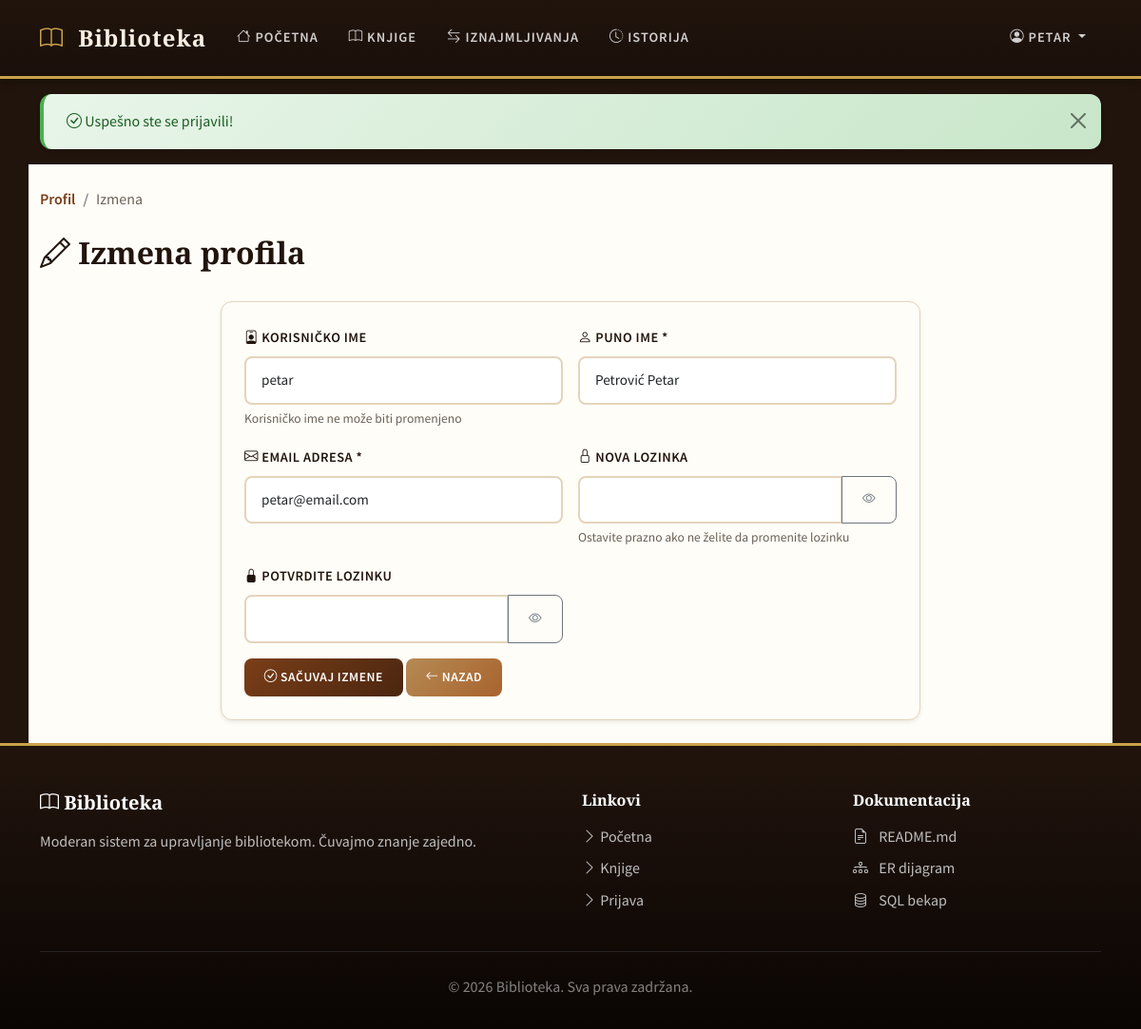
Page /index.php?page=user_edit&id=4 (signed in) on the committed database.
### tables this page shows
CREATE TABLE `users` (
    `id` INT UNSIGNED NOT NULL AUTO_INCREMENT,
    `username` VARCHAR(50) NOT NULL,
    `password` VARCHAR(255) NOT NULL,
    `email` VARCHAR(100) NOT NULL,
    `full_name` VARCHAR(100) NOT NULL,
    `role` ENUM('user', 'employee') NOT NULL DEFAULT 'user',
    `created_at` TIMESTAMP NOT NULL DEFAULT CURRENT_TIMESTAMP,
    PRIMARY KEY (`id`),
    UNIQUE KEY `uk_username` (`username`),
    UNIQUE KEY `uk_email` (`email`)
);

### controllers/BaseController.php (called while the page is built)
<?php
class BaseController {
    protected $viewBasePath;
    public function __construct($viewBasePath) {
        $this->viewBasePath = rtrim($viewBasePath, '/');
    }
    protected function render($viewPath) {
        require $this->viewBasePath . '/' . ltrim($viewPath, '/');
    }
}

### controllers/UserController.php (called while the page is built, shortened)
<?php
class UserController extends BaseController {
    public function edit() {
        $this->render('users/edit.php');
    }
}

### index.php (called while the page is built, shortened)
<?php
require_once __DIR__ . '/config/database.php';
require_once __DIR__ . '/helpers/functions.php';
require_once __DIR__ . '/models/User.php';
require_once __DIR__ . '/controllers/BaseController.php';
require_once __DIR__ . '/controllers/UserController.php';
$page = $_GET['page'] ?? 'home';
require_once __DIR__ . '/views/layouts/header.php';
$viewBasePath = __DIR__ . '/views';
$routes = [
    'home' => [new PageController($viewBasePath), 'home'],
    'login' => [new PageController($viewBasePath), 'login'],
    'register' => [new PageController($viewBasePath), 'register'],
    'logout' => [new PageController($viewBasePath), 'logout'],
    'books' => [new BookController($viewBasePath), 'index'],
    'book_show' => [new BookController($viewBasePath), 'show'],
    'book_create' => [new BookController($viewBasePath), 'create'],
    'book_edit' => [new BookController($viewBasePath), 'edit'],
    'book_delete' => [new BookController($viewBasePath), 'delete'],
    'rentals' => [new RentalController($viewBasePath), 'index'],
    'rental_create' => [new RentalController($viewBasePath), 'create'],
    'rental_return' => [new RentalController($viewBasePath), 'returnBook'],
    'rental_history' => [new RentalController($viewBasePath), 'history'],
    'users' => [new UserController($viewBasePath), 'index'],
    'user_profile' => [new UserController($viewBasePath), 'profile'],
    'user_edit' => [new UserController($viewBasePath), 'edit'],
    'user_delete' => [new UserController($viewBasePath), 'delete'],
    'statistics' => [new StatisticsController($viewBasePath), 'index'],
];
$route = $routes[$page] ?? [new PageController($viewBasePath), 'notFound'];
call_user_func($route);
require_once __DIR__ . '/views/layouts/footer.php';
?>

### config/database.php (called while the page is built, shortened)
<?php
class Database {
    private static $instance = null;
    private $connection;
    private function __construct() {
        try {
            $dsn = "mysql:host=" . DB_HOST . ";port=" . DB_PORT . ";dbname=" . DB_NAME . ";charset=utf8mb4";
            $this->connection = new PDO($dsn, DB_USER, DB_PASS, [
                PDO::ATTR_ERRMODE => PDO::ERRMODE_EXCEPTION,
                PDO::ATTR_DEFAULT_FETCH_MODE => PDO::FETCH_ASSOC,
                PDO::ATTR_EMULATE_PREPARES => false
            ]);
        } catch (PDOException $e) {
            error_log('Greška pri konekciji sa bazom: ' . $e->getMessage());
            die('Konekcija sa bazom trenutno nije dostupna. Proverite podešavanja u config/database.php.');
        }
    }
    public static function getInstance() {
        if (self::$instance === null) {
            self::$instance = new self();
        }
        return self::$instance;
    }
    public function getConnection() {
        return $this->connection;
    }
}
function getDB() {
    return Database::getInstance()->getConnection();
}

### models/User.php (called while the page is built, shortened)
<?php
class User {
    private $db;
    public function __construct() {
        $this->db = getDB();
    }
    public function getById($id) {
        $stmt = $this->db->prepare("SELECT id, username, email, full_name, role, created_at FROM users WHERE id = ?");
        $stmt->execute([$id]);
        return $stmt->fetch();
    }
}

### helpers/functions.php (called while the page is built, shortened)
<?php
function e($string) {
    return htmlspecialchars($string, ENT_QUOTES, 'UTF-8');
}

### views/users/edit.php (the view, shortened to what this page needs)
<?php
$userModel = new User();
$userId = intval($_GET['id'] ?? $_SESSION['user_id']);
$korisnik = $userModel->getById($userId);
?>
<div class="row mb-4">
    <div class="col-12">
        <nav aria-label="breadcrumb">
            <ol class="breadcrumb">
                <li class="breadcrumb-item"><a href="/index.php?page=user_profile&id=<?= $korisnik['id'] ?>">Profil</a></li>
                <li class="breadcrumb-item active">Izmena</li>
            </ol>
        </nav>
        <h2><i class="bi bi-pencil"></i> Izmena profila</h2>
    </div>
</div>
<div class="row justify-content-center">
    <div class="col-md-8">
        <div class="card">
            <div class="card-body">
                <form method="POST" action="/index.php?page=user_edit&id=<?= $korisnik['id'] ?>">
                    <div class="row g-3">
                        <div class="col-md-6">
                            <label class="form-label">
                                <i class="bi bi-person-badge"></i> Korisničko ime
                            </label>
                            <input type="text" class="form-control" value="<?= e($korisnik['username']) ?>" readonly>
                            <div class="form-text">Korisničko ime ne može biti promenjeno</div>
                        </div>
                        <div class="col-md-6">
                            <label for="full_name" class="form-label">
                                <i class="bi bi-person"></i> Puno ime *
                            </label>
                            <input type="text" class="form-control" id="full_name" name="full_name"
                                   value="<?= e($_POST['full_name'] ?? $korisnik['full_name']) ?>" required>
                        </div>
                        <div class="col-md-6">
                            <label for="email" class="form-label">
                                <i class="bi bi-envelope"></i> Email adresa *
                            </label>
                            <input type="email" class="form-control" id="email" name="email"
                                   value="<?= e($_POST['email'] ?? $korisnik['email']) ?>" required>
                        </div>
                        <div class="col-md-6">
                            <label for="password" class="form-label">
                                <i class="bi bi-lock"></i> Nova lozinka
                            </label>
                            <input type="password" class="form-control" id="password" name="password">
                            <div class="form-text">Ostavite prazno ako ne želite da promenite lozinku</div>
                        </div>
                        <div class="col-md-6">
                            <label for="password_confirm" class="form-label">
                                <i class="bi bi-lock-fill"></i> Potvrdite lozinku
                            </label>
                            <input type="password" class="form-control" id="password_confirm" name="password_confirm">
                        </div>
                        <div class="col-12">
                            <button type="submit" class="btn btn-primary">
                                <i class="bi bi-check-circle"></i> Sačuvaj izmene
                            </button>
                            <a href="/index.php?page=user_profile&id=<?= $korisnik['id'] ?>" class="btn btn-secondary">
                                <i class="bi bi-arrow-left"></i> Nazad
                            </a>
                        </div>
                    </div>
                </form>
            </div>
        </div>
    </div>
</div>

### css/style.css (style rules this page uses)
:root { --primary: #7A3E18; --primary-dark: #4B2610; --primary-light: #A9632D; --secondary: #21140D; --accent: #B58A54; --gold: #C9A24A; --cream: #F7F0E3; --paper: #FFFDF8; --dark: #17110C; --text: #312820; --text-light: #6B6258; --border: #E4D4BC; --success: #2E7D32; --danger: #C62828; --warning: #E65100; --info: #0D47A1; --shadow-sm: 0 2px 4px rgba(0,0,0,0.08); --shadow: 0 4px 12px rgba(0,0,0,0.12); --shadow-lg: 0 8px 24px rgba(0,0,0,0.16); --radius: 8px; --radius-lg: 12px; --transition: all 0.3s ease; }
body { font-family: 'Source Sans Pro', -apple-system, sans-serif; background: var(--secondary); color: var(--text); min-height: 100vh; display: flex; flex-direction: column; line-height: 1.6; margin: 0; padding: 0; -webkit-font-smoothing: antialiased; }
* { box-sizing: border-box; }
h1, h2, h3, h4, h5, h6 { font-family: 'Playfair Display', Georgia, serif; color: var(--secondary); font-weight: 600; }
.card { border: none; border-radius: var(--radius-lg); box-shadow: var(--shadow-sm); transition: var(--transition); overflow: hidden; background: var(--paper); border: 1px solid var(--border); }
.card-body { padding: 1.5rem; }
.btn { font-weight: 600; border-radius: var(--radius); transition: var(--transition); padding: 0.6rem 1.3rem; letter-spacing: 0.5px; text-transform: uppercase; font-size: 0.85rem; }
.btn-primary { background: linear-gradient(135deg, var(--primary) 0%, var(--primary-dark) 100%); border: none; color: white; }
.btn-secondary { background: linear-gradient(135deg, var(--accent) 0%, var(--primary-light) 100%); border: none; color: white; }
.form-control, .form-select { border: 2px solid var(--border); border-radius: var(--radius); padding: 0.75rem 1rem; font-size: 0.95rem; transition: var(--transition); background: white; }
.form-label { font-weight: 600; color: var(--secondary); margin-bottom: 0.5rem; font-size: 0.9rem; text-transform: uppercase; letter-spacing: 0.5px; }
.form-text { color: var(--text-light); font-size: 0.85rem; }
.breadcrumb { background: transparent; padding: 0; margin-bottom: 1.5rem; }
.breadcrumb-item a { color: var(--primary); text-decoration: none; font-weight: 600; }
.breadcrumb-item.active { color: var(--text-light); }
.card, .stat-card { animation: fadeIn 0.4s ease; }
a { color: var(--primary); transition: var(--transition); }

### rows in the picture
users: username "petar", full_name "Petrović Petar", email "petar@email.com"

### other values in the picture
$_SESSION['username'] "PETAR"
$success "Uspešno ste se prijavili!"
